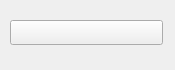
<?xml version="1.0" encoding="UTF-8"?>
<ui version="4.0">
 <class>TreeButtonItem</class>
 <widget class="QWidget" name="TreeButtonItem">
  <property name="geometry">
   <rect>
    <x>0</x>
    <y>0</y>
    <width>175</width>
    <height>70</height>
   </rect>
  </property>
  <property name="windowTitle">
   <string>Form</string>
  </property>
  <property name="styleSheet">
   <string notr="true"/>
  </property>
  <widget class="QWidget" name="widget" native="true">
   <property name="geometry">
    <rect>
     <x>0</x>
     <y>0</y>
     <width>3</width>
     <height>89</height>
    </rect>
   </property>
   <property name="styleSheet">
    <string notr="true">background-image: url(:/images/treemenu/item_current.png);</string>
   </property>
  </widget>
  <widget class="QPushButton" name="pushButton">
   <property name="geometry">
    <rect>
     <x>10</x>
     <y>20</y>
     <width>153</width>
     <height>25</height>
    </rect>
   </property>
   <property name="styleSheet">
    <string notr="true">background-image: url(:/images/treemenu/m1.png);
border-image: url(:/images/treemenu/m1.png);</string>
   </property>
   <property name="text">
    <string/>
   </property>
  </widget>
 </widget>
 <resources/>
 <connections/>
</ui>
